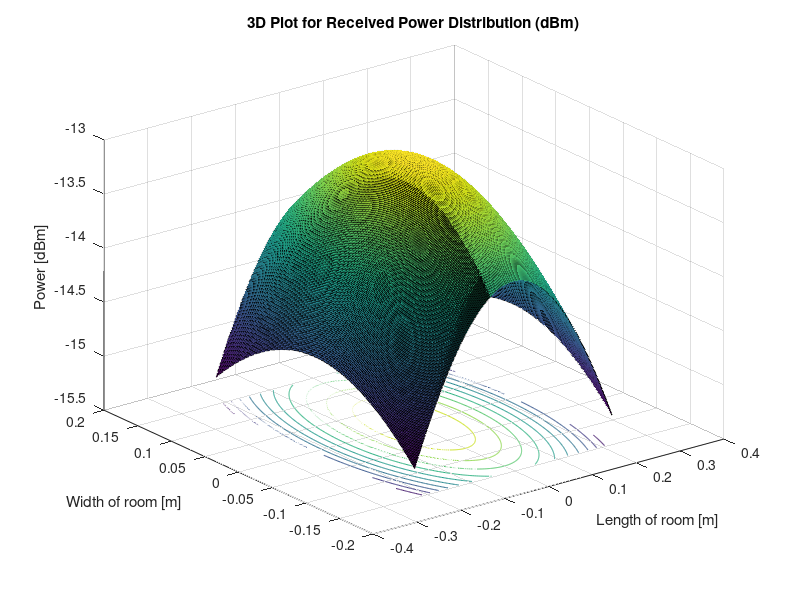
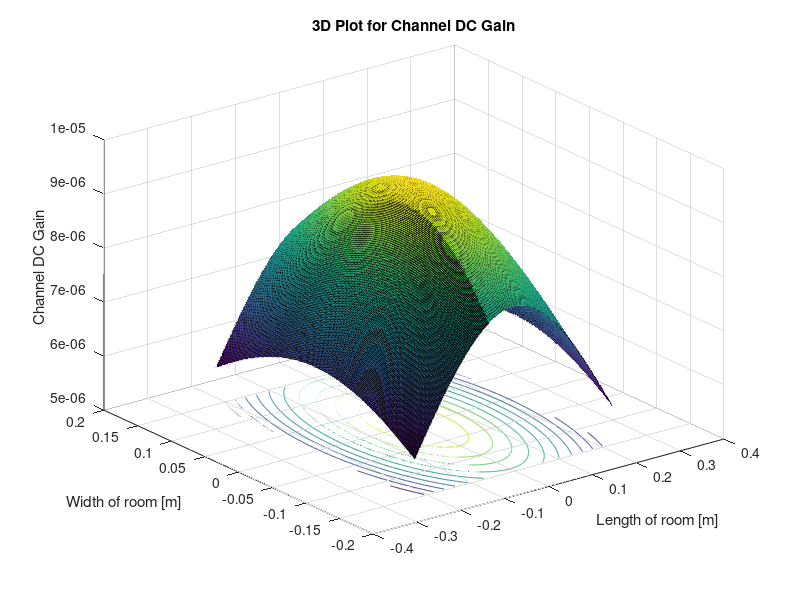
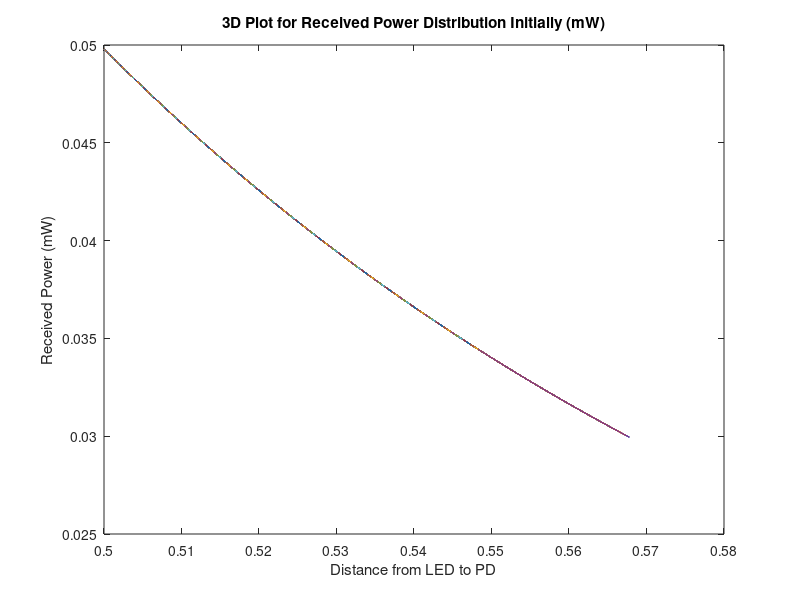
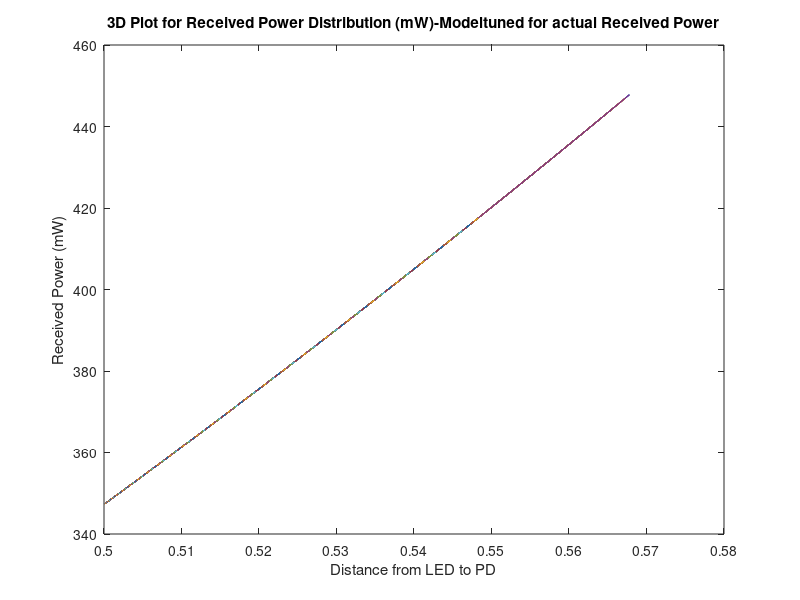

MATLAB code for these plots, in order:
phi = 60; %semi-angle at half power (deg)
m = -log(2)/log(cosd(phi)); %Lambertian order of emission
P_LED =5250; %transmitted optical power (mW)
Arx = 7.45E-6; %detector areaa of PD (sq.cm)
Ts = 1; %gain of optical filter
%index = 1.5; %refractive index of lens at the PD
FOV = 55; %FOV of the receiver (deg)
G_Con= 1; %gain of an optical concentrator

lx=0.45; ly=0.295; lz=0.5; %room dimension in (m)
h=lz; %distance between source and reciver plane (m)
[XT,YT]= meshgrid(0,0); %position of LED

Nx = lx*800; Ny= ly*800; %number of grids in the receiver plane
x=-lx/2:lx/Nx:lx/2;
y=-ly/2:ly/Ny:ly/2;
[XR, YR] = meshgrid(x, y);
D= sqrt((XR-XT).^2+ (YR-YT).^2+h^2); %distance vector from source
cos_irradiance_angle = h./D; %irradiance angle vector
cos_incidence_angle = h./D; %incidence angle vector

HLOS=((m+1)*Arx*(cos_irradiance_angle.^m).*Ts.*G_Con.*cos_incidence_angle)./(2*pi.*D.^2); %channel DC gain for source
P_rx=P_LED.*HLOS; %received power from source
P_rx(find(abs(acosd(cos_incidence_angle))> FOV)) = 0; 
%y=6.52-0.376.*D+5.43.*E(-3).*(D.^(2));
P_rx_initial =P_rx;
% P_rx_final =P_rx - (0.773.*D-0.463);
%P_rx_final =P_rx - (-3.57+12.6.*D-11.3.*(D.^(2)));
P_rx_final =P_rx + (-62.4+361.*D+694.*(D.^(2))+445.*(D.^(3)));
%P_rx_final =P_rx + (-37.9+210.*D-388.*(D.^(2))+240.*(D.^(3)));
%P_rx_final =P_rx - (58.6-736.*D+3538.*(D.^(2))-7654.*(D.^(3))+6255.*(D.^(4)));
P_rx_dBm=(10*log10(P_rx));

figure(1)
surfc(x,y,P_rx_dBm);
xlabel('Length of room [m]')
ylabel('Width of room [m]' )
zlabel('Power [dBm]' )
hold on
title('3D Plot for Received Power Distribution (dBm)' ) 

figure(2)
surfc(x,y,HLOS);
xlabel('Length of room [m]')
ylabel('Width of room [m]' )
zlabel('Channel DC Gain' )
hold on
title('3D Plot for Channel DC Gain' ) 

figure(3)
plot(D,P_rx_initial)
xlabel('Distance from LED to PD')
ylabel('Received Power (mW)')
title('3D Plot for Received Power Distribution Initially (mW)' ) 

figure(4)
plot(D,P_rx_final)
xlabel('Distance from LED to PD')
ylabel('Received Power (mW)')
title('3D Plot for Received Power Distribution (mW)-Modeltuned for actual Received Power' )

